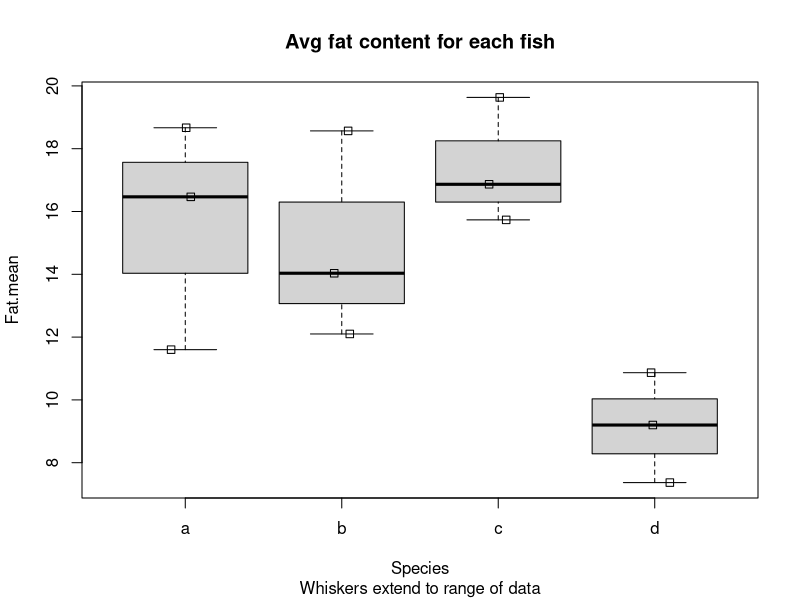

This figure's R source: (Note: this script raises an error after producing the figure.)
# Single Factor CRD with sub-sampling
  
# Samples of fish of 4 difference species are selected.
# From each fish of each species, three samples are taken of the muscle
# and the fat level is measured.

# Lines starting in ##--part001b; and ##---part001e; are used
# to bracket portions of the R code for inclusion into my
# course notes and are not normally coded.

options(useFancyQuotes=FALSE) # renders summary output corrects

# Read in the data
sink('fishfat-R-001.txt')
##---part001b;
fishfat <- read.csv("fat.csv", header=TRUE)
fishfat[1:10,]
##---part001e;
sink()


#--------------------------------------------------
# Method 1. Compute the average-of-the-averages

# Find the average of the fishfat for each fish
# Use the summaryBy() function in the doBy package

sink('fishfat-R-020.txt')
##---part020b;
library(doBy)
avg <- summaryBy(Fat ~ Species+ Fish, FUN=mean, data=fishfat)
avg[1:10,]
##---part020e;
sink()

# Plot the data
png(file="fishfat-R-021.png")  # send the plot to a png file
##---part021b;
boxplot(Fat.mean ~ Species, data=avg,  main="Avg fat content for each fish", 
        sub='Whiskers extend to range of data')
stripchart(Fat.mean ~ Species, data=avg, add=TRUE, 
           vertical=TRUE, method="jitter", jitter=.1,  
           main="Avg fat for each fish", 
           sub='Whiskers extend to range of data',
           xlab='', ylab='Average fat')
##---part021e;
dev.off()


# Compute some summary statistics for each group
sink('fishfat-R-022.txt')
##---part022b;
library(doBy)
report <- summaryBy(Fat.mean ~ Species, data=avg, FUN=c(length,mean,sd))
report$Fat.mean.se <- report$Fat.mean.sd/sqrt(report$Fat.mean.length)
report
##---part022e;
sink()

# get the individual confidence intervals
sink('fishfat-R-023.txt')
##---part023b;
ci <- tapply(avg$Fat.mean, avg$Species, FUN=t.test)
# use the sapply() function to extract elements from each member of the list
sapply(ci,"[","conf.int")
##---part023;
sink()



# fit the linear model and get the ANOVA table and test for effects
sink('fishfat-R-030.txt')
##---part030b;
result <- lm(Fat.mean ~ Species, data=avg)
anova(result)
##---part030e;
sink()




# Estimate the marginal means.
# Use the popMeans() function in the doBy package

sink('fishfat-R-040.txt')
##---part040b;
lsmeans <- popMeans(result, eff="Species")
lsmeans
##---part040e;
sink()


# Now for a multiple comparison procedures

# The multiple comparison package has lots of good routines.
# This is a bit of R magic -- see the help pages and examples of the packages
# for details
sink('fishfat-R-045.txt')
png('fishfat-R-045.png')
##---part045b;
library(multcomp)

result.tukey <- glht(result, linfct = mcp(Species = "Tukey"))
summary(result.tukey)
confint(result.tukey)

result.tukey.cld <- cld(result.tukey)  # joined line plot 
result.tukey.cld

old.par <- par() 
layout(matrix(1:2,2,1))
plot(result.tukey)
plot(result.tukey.cld, # main="Multiple comparison results", 
       xlab="Species",
       ylab="fat", 
       notch=TRUE)
par <- old.par
##---part045e;
sink()
dev.off()


# Check the assumptions of the linear model on the averages
png('fishfat-R-050.png')
##---part050b;
layout(matrix(1:4,2,2))
plot(result)
##---part050e;
dev.off()



#---------------------------------------------------------------
# Method 2. Fit a model that accounts for the two sources of variation


# Plot the data
png(file="fishfat-R-121.png")  # send the plot to a png file
##---part121b;
boxplot(Fat ~ Species, data=fishfat,  main="Fat content for each sample", 
       sub='Whiskers extend to range of data')
stripchart(Fat ~ Species, data=fishfat, add=TRUE, 
       vertical=TRUE, method="jitter", jitter=.1,  
       main="Avg fat for each fish", 
       sub='Whiskers extend to range of data',
       xlab='', ylab='Individual fat concentrations')
##---part121e;
dev.off()



# Fit the random effects model
# Be sure to specify that fish is a factor
sink('fishfat-R-130.txt')
##---part130b;
cat("Is the fish variable a factor?",is.factor(fishfat$Fish),"\n")
fishfat$Fish <- as.factor(fishfat$Fish)
cat("Is the fish variable a factor?",is.factor(fishfat$Fish),"\n")

library(nlme)
# Create a unique fish id for each combination of species and fish
# to avoid having to specify the nesting of fish(species)
fishfat$Fish.id <- interaction(fishfat$Species,fishfat$Fish)
result2 <- lme( Fat ~ Species, random=~1 | Fish.id, data=fishfat)
cat("*** The following ANOVA table is has a unique label for each fish\n")
anova(result2)

# There is NO easy way in R to specify that fish is nested within species
# and is a random effect. You would hope that 
result2b <- lme( Fat ~ Species, random=~ 1 | Species/Fish , data=fishfat)
cat("\n\n*** The following ANOVA table is WRONG\n")
anova(result2b)
# would work, but R gets upset and gives nonsense results in the ANOVA 
# table. Bummer. 
##---part130e;
sink()


# Get the variance components
sink("fishfat-R-135.txt")
##---part135b;
vc <- VarCorr(result2)
vc
##---part135e;
sink()


# Get the marginal means
sink("fishfat-R-140.txt")
##---part140b;
cat("*** Note that the marginal means cannot be computed in R, and I don't know how to fix this\n")
popMeans(result2, effect='Species')
##---part140e;
sink()

# Multiple comparison 
sink('fishfat-R-145.txt')
png("fishfat-R-145.png")
##---part145b;
library(multcomp)

result2.tukey <- glht(result2, linfct = mcp(Species = "Tukey"))
summary(result2.tukey)
cat("*** Note that the confidence limits below are WRONG, and I don't know how to fix them\n")
confint(result2.tukey)

result2.tukey.cld <- cld(result2.tukey)  # joined line plot
result2.tukey.cld


old.par <- par() 
layout(matrix(1:2,2,1))
plot(result2.tukey)
cat("*** Note that the Joined Letter plot isn't produced, and I don't know how to fix them\n")

plot(result2.tukey.cld, main="Multiple comparison results", 
         xlab="Species",
         ylab="Fat", 
         notch=TRUE)
par <- old.par
##---part145e;
sink()
dev.off()



#Check the residuals etc
png('fishfat-R-150.png')
##---part150b;
# lme() uses Trellis graphics, so the usual plotting commands are not useful
plot1 <- plot(result2, resid(., type = "p") ~ fitted(.) | Species, abline = 0)
# box-plots of residuals by Subject
plot2 <- plot(result2, Species ~ resid(.))
# observed versus fitted values by Subject
plot3 <- plot(result2, Fat ~ fitted(.) | Species, abline = c(0,1))
# normak probabability plot of the residuals.
plot4 <- qqnorm(result2, ~ resid(., type = "p") | Species, abline = c(0, 1))

print(plot1, split=c(1,1,2,2), more=TRUE)
print(plot2, split=c(1,2,2,2), more=TRUE)
print(plot3, split=c(2,1,2,2), more=TRUE)
print(plot4, split=c(2,2,2,2))

##---part150e;
dev.off()



#-----------------------------------------------------------
#-----------------------------------------------------------
#-----------------------------------------------------------
#-----------------------------------------------------------

# Look what happens when the design is unbalanced?

# Delete some observations
fishfat2 <- fishfat[c(1,3,4,7,8,9,13:nrow(fishfat)),]
table(fishfat2$Species, fishfat2$Fish)

#--------------------------------------------------
# Method 1. Compute the average-of-the-averages

# Find the average of the fishfat for each fish
# Use the summaryBy() function in the doBy package

sink('fishfat-R-220.txt')
##---part220b;
library(doBy)
avg <- summaryBy(Fat ~ Species+ Fish, FUN=mean, data=fishfat2)
avg[1:10,]
##---part220e;
sink()

# Plot the data
png(file="fishfat-R-221.png")  # send the plot to a png file
##---part221b;
boxplot(Fat.mean ~ Species, data=avg,  main="Avg fat content for each fish", 
        sub='Whiskers extend to range of data')
stripchart(Fat.mean ~ Species, data=avg, add=TRUE, 
           vertical=TRUE, method="jitter", jitter=.1,  
           main="Avg fat for each fish", 
           sub='Whiskers extend to range of data',
           xlab='', ylab='Average fat')
##---part221e;
dev.off()


# Compute some summary statistics for each group
sink('fishfat-R-222.txt')
##---part222b;
library(doBy)
report <- summaryBy(Fat.mean ~ Species, data=avg, FUN=c(length,mean,sd))
report$Fat.mean.se <- report$Fat.mean.sd/sqrt(report$Fat.mean.length)
report
##---part222e;
sink()

# get the individual confidence intervals
sink('fishfat-R-223.txt')
##---part223b;
ci <- tapply(avg$Fat.mean, avg$Species, FUN=t.test)
# use the sapply() function to extract elements from each member of the list
sapply(ci,"[","conf.int")
##---part223;
sink()



# fit the linear model and get the ANOVA table and test for effects
sink('fishfat-R-230.txt')
##---part230b;
result3 <- lm(Fat.mean ~ Species, data=avg)
anova(result3)
##---part230e;
sink()




# Estimate the marginal means.
# Use the popMeans() function in the doBy package

sink('fishfat-R-240.txt')
lsmeans <- popMeans(result3, eff="Species")
lsmeans
##---part240e;
sink()


# Now for a multiple comparison procedures

# The multiple comparison package has lots of good routines.
# This is a bit of R magic -- see the help pages and examples of the packages
# for details
sink('fishfat-R-245.txt')
png('fishfat-R-245.png')
##---part245b;
library(multcomp)

result.tukey <- glht(result3, linfct = mcp(Species = "Tukey"))
summary(result.tukey)
confint(result.tukey)

result.tukey.cld <- cld(result.tukey)  # joined line plot 
result.tukey.cld

old.par <- par() 
layout(matrix(1:2,2,1))
plot(result.tukey)
plot(result.tukey.cld, # main="Multiple comparison results", 
       xlab="Species",
       ylab="fat", 
       notch=TRUE)
par <- old.par
##---part245e;
sink()
dev.off()


# Check the assumptions of the linear model on the averages
png('fishfat-R-250.png')
##---part250b;
layout(matrix(1:4,2,2))
plot(result3)
##---part250e;
dev.off()



#---------------------------------------------------------------
# Method 2. Fit a model that accounts for the two sources of variation


# Plot the data
png(file="fishfat-R-321.png")  # send the plot to a png file
##---part321b;
boxplot(Fat ~ Species, data=fishfat2,  main="Fat content for each sample", 
       sub='Whiskers extend to range of data')
stripchart(Fat ~ Species, data=fishfat2, add=TRUE, 
       vertical=TRUE, method="jitter", jitter=.1,  
       main="Avg fat for each fish", 
       sub='Whiskers extend to range of data',
       xlab='', ylab='Individual fat concentrations')
##---part321e;
dev.off()



# Fit the random effects model
# Be sure to specify that fish is a factor
sink('fishfat-R-330.txt')
##---part330b;
cat("Is the fish variable a factor?",is.factor(fishfat2$Fish),"\n")
fishfat2$Fish <- as.factor(fishfat2$Fish)
cat("Is the fish variable a factor?",is.factor(fishfat2$Fish),"\n")

library(nlme)
# Create a unique fish id for each combination of species and fish
# to avoid having to specify the nesting of fish(species)
fishfat2$Fish.id <- interaction(fishfat2$Species,fishfat2$Fish)
result4 <- lme( Fat ~ Species, random=~1 | Fish.id, data=fishfat2)
anova(result4)

# There is NO easy way in R to specify that fish is nested within species
# and is a random effect. You would hope that 
result4b <- lme( Fat ~ Species, random=~ 1 | Species/Fish , data=fishfat2)
anova(result4b)
# would work, but R gets upset and gives nonsense results in the ANOVA 
# table. Bummer. 
##---part330e;
sink()


# Get the variance components
sink("fishfat-R-335.txt")
##---part335b;
vc <- VarCorr(result4)
vc
##---part335e;
sink()


# Get the marginal means
sink("fishfat-R-340.txt")
##---part340b;
popMeans(result4, effect='Species')
##---part340e;
sink()

# Multiple comparison 
sink('fishfat-R-345.txt')
png("fishfat-R-345.png")
##---part345b;
library(multcomp)

result4.tukey <- glht(result4, linfct = mcp(Species = "Tukey"))
summary(result2.tukey)
confint(result2.tukey)

result4.tukey.cld <- cld(result4.tukey)  # joined line plot
result4.tukey.cld

old.par <- par() 
layout(matrix(1:2,2,1))
plot(result4.tukey)
plot(result4.tukey.cld, main="Multiple comparison results", 
         xlab="Species",
         ylab="Fat", 
         notch=TRUE)
par <- old.par
##---part345e;
sink()
dev.off()



#Check the residuals etc
png('fishfat-R-350.png')
##---part350b;
# lme() uses Trellis graphics, so the usual plotting commands are not useful
plot1 <- plot(result4, resid(., type = "p") ~ fitted(.) | Species, abline = 0)
# box-plots of residuals by Subject
plot2 <- plot(result4, Species ~ resid(.))
# observed versus fitted values by Subject
plot3 <- plot(result4, Fat ~ fitted(.) | Species, abline = c(0,1))
# normak probabability plot of the residuals.
plot4 <- qqnorm(result4, ~ resid(., type = "p") | Species, abline = c(0, 1))

print(plot1, split=c(1,1,2,2), more=TRUE)
print(plot2, split=c(1,2,2,2), more=TRUE)
print(plot3, split=c(2,1,2,2), more=TRUE)
print(plot4, split=c(2,2,2,2))

##---part350e;
dev.off()
